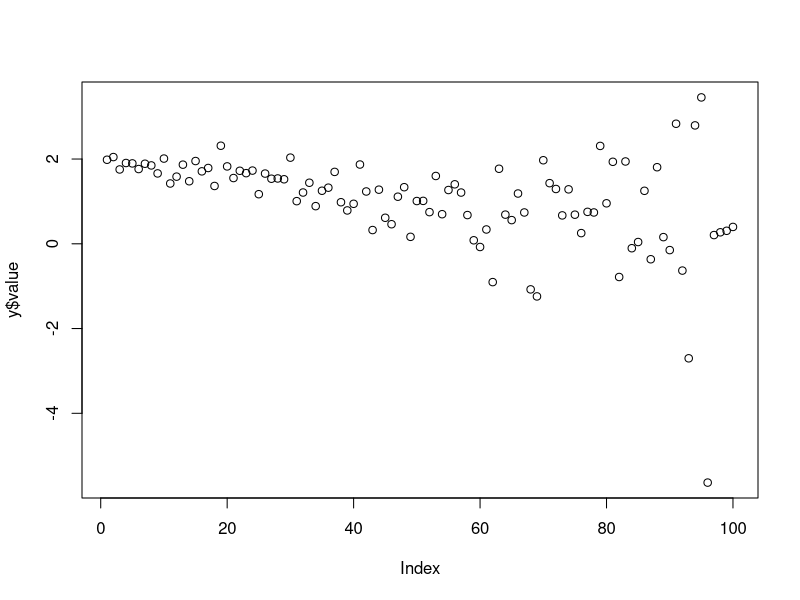
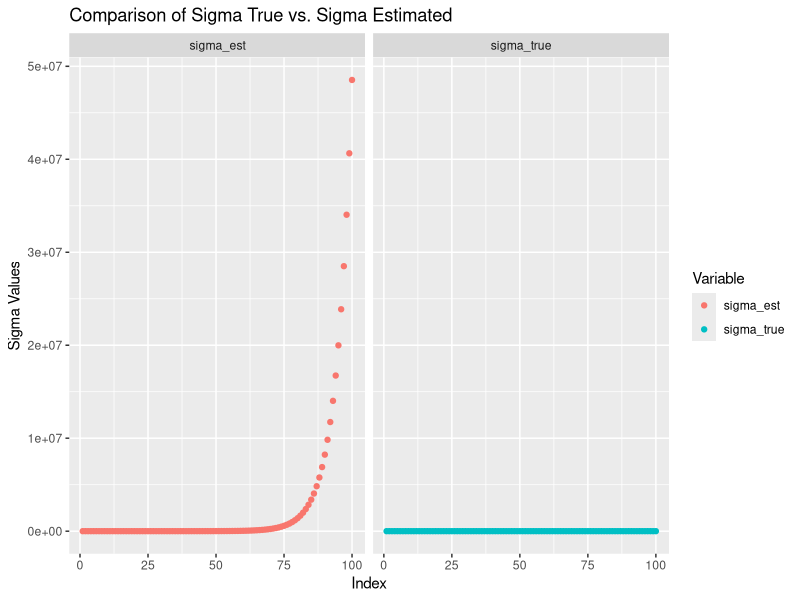

Write R code to recreate these figures, in order.
# input variable
n <- 100
theta_true <- c(2, -2, -2, 3)

##################
### Simulation ###
##################

xs <- c()
for (i in 1:n){
  xs[i] <- (i - 1)/(n - 1)
}
X <- cbind(rep(1, n), xs)

mu_sigma_calculator <- function(theta, X) {
  mu <- X %*% theta[1:2]
  sigma <- exp(X %*% theta[3:4])
  return(list(mu = mu, sigma = sigma))
}

simulator <- function(theta, X) {
  result <- mu_sigma_calculator(theta, X)
  data.frame(value = rnorm(nrow(X), mean = result$mu, sd = result$sigma))
}
y <- simulator(theta_true, X)

# plot simulated data
plot(y$value)

##################
### Estimation ###
##################

neg_log_like <- function(theta, y, X){
  result <- mu_sigma_calculator(theta, X)
  -sum(dnorm(y$value, mean=result$mu, sd=result$sigma, log=TRUE))
}

opt <- optim(
  rep(0,4),
  neg_log_like,
  y=y,
  X=X,
  method="Nelder-Mead",
  control=list(trace=1),
  hessian = TRUE,
)

theta_est <- exp(opt$par)

#####################
### Check results ###
#####################

library(ggplot2)
library(tidyr)
library(dplyr)

result_true <- mu_sigma_calculator(theta_true, X)
result_est <- mu_sigma_calculator(theta_est, X)

result_df <- data.frame(sigma_true = result_true$sigma, mu_true = result_true$mu, sigma_est = result_est$sigma, mu_est = result_est$mu)

# Ensure your result_df has an 'index' column or something similar
result_df <- result_df %>% mutate(index = row_number())

# Reshape the data into long format
long_df <- result_df %>%
  pivot_longer(cols = c(sigma_true, sigma_est), names_to = "variable", values_to = "sigma")

# Plotting
ggplot(long_df, aes(x = index, y = sigma, color = variable)) +
  geom_point() +
  labs(title="Comparison of Sigma True vs. Sigma Estimated",
       x="Index",
       y="Sigma Values",
       color="Variable") +
  facet_wrap(~ variable)

#######################
### Additional task ###
#######################

hessian_mat <- opt$hessian
invserse_hessian_mat <- solve(hessian_mat, diag(nrow(hessian_mat)))
